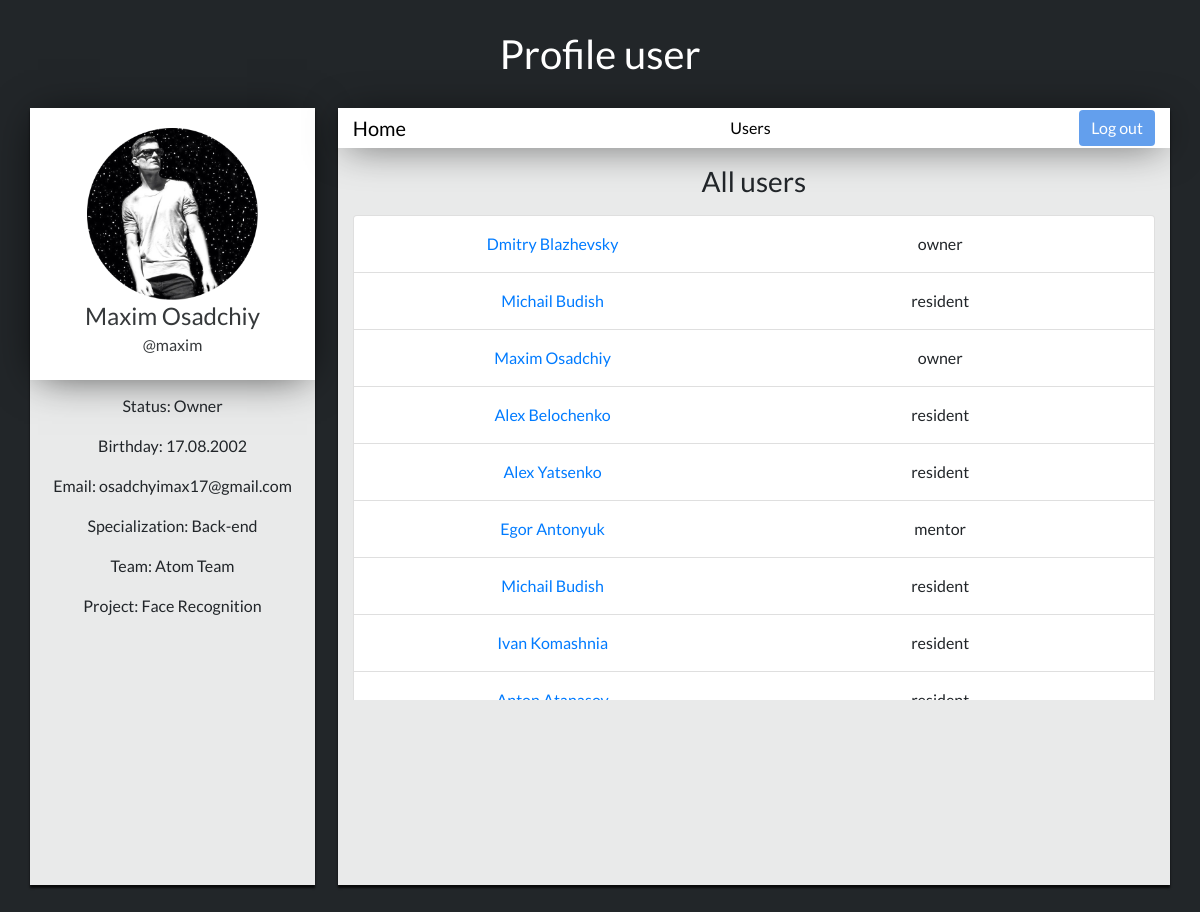
Page /users-user on the earlier database version.
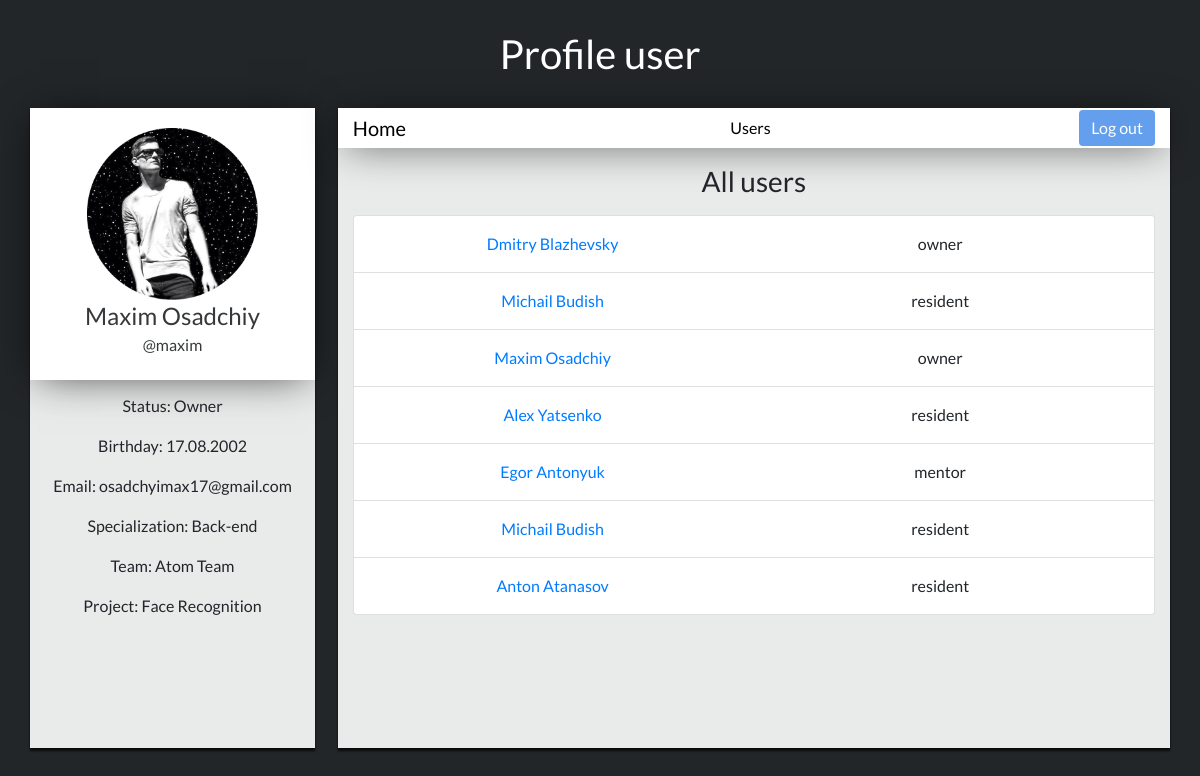
Same page on the later database version.
### login/models.py (models this page shows, shortened)
class User(models.Model):
    superuser = models.IntegerField(default=None)
    name = models.CharField(max_length=30)
    surname = models.CharField(max_length=30)
    username = models.CharField(max_length=30)
    password = models.CharField(max_length=150)
    status = models.CharField(max_length=15)
    birth_date = models.DateTimeField()
    email = models.EmailField(max_length=30, null=True)
    specialization = models.CharField(max_length=30)
    team = models.CharField(max_length=50)
    project = models.CharField(max_length=50)
    last_seen = models.DateTimeField(auto_now=True)
    profile_photo = models.ImageField(upload_to='profile_photos')

### login/views.py (the view)
# urls.py: path('users-user', views.list_users_user, name='users_user'),
def list_users_user(request):
    residents = User.objects.filter(status='resident').count()
    mentors = User.objects.filter(status='mentor').count()
    owners = User.objects.filter(status='owner').count()
    users_list = User.objects.all()
    return render(request, 'users-user/index.html', {'list_users': users_list,'residents': residents,'mentors': mentors,'owners': owners})

### login/templates/users-user/index.html (shortened to what this page needs)
{% extends 'index-user-base.html' %}
{% block info_user %}
{% load staticfiles %}
<link rel="stylesheet" media="all" href="{% static 'css/home-user.css' %}" type="text/css">
<link rel="stylesheet" media="all" href="{% static 'css/base.css' %}" type="text/css">
    <div>
        {% if list_residents %}
            <h3 class="list-text">Residents List</h3>
        {% elif list_mentors %}
            <h3 class="list-text">Mentors List</h3>
        {% elif list_owners %}
            <h3 class="list-text">Owners List</h3>
        {% elif list_users %}
            <h3 class="list-text">All users</h3>
        {% endif %}
        <div class="container">
            <div class="row" style="padding: 5%;padding-top: 0;padding-left:0;padding-right:0;">
              <div class="col">
                <div class="userjoin-block">
                    <ul class="list-group">
                        {% for item in list_users %}
                            <li class="list-group-item">
                                <div class="container list-group">
                                    <div class="row">
                                        <div class="col-sm">
                                                <a href="/user-users/{{ item.id }}"><p style="text-align:center;margin: 0;line-height: 2;">{{ item.name }} {{ item.surname }}</p></a>
                                        </div>
                                        <div class="col-sm">
                                            <p class="list-text" style="text-align:center;margin: 0;line-height: 2;">{{item.status}}</p>
                                        </div>
                                    </div>
                                </div>
                            </li>
                        {% endfor %}
                    </ul>
                </div>
            </div>
        </div>
    </div>
    </div>
{% endblock %}

Differences in the rows shown:
removed User: name "Alex", surname "Belochenko", status "resident"
removed User: name "Ivan", surname "Komashnia", status "resident"
